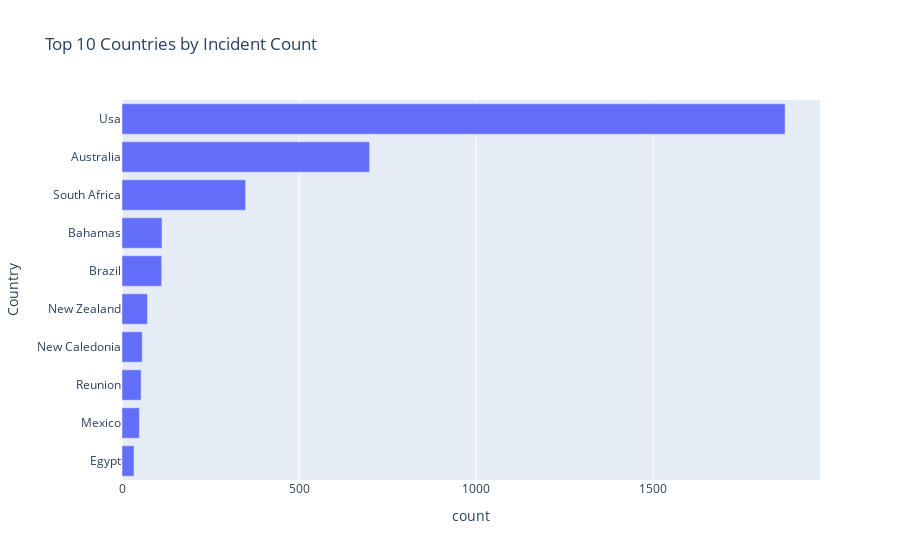

Notebook source saved alongside this figure:
### Code cell
country_counts = df_50_last_years['Country'].value_counts().reset_index()
country_counts.columns = ['Country', 'count']

# show top 10 (for example)
top_n = 10
fig = px.bar(
    country_counts.head(top_n),
    x='count', y='Country',
    orientation='h',
    title=f'Top {top_n} Countries by Incident Count'
)
fig.update_yaxes(autorange='reversed')
fig.show()

### Figure 1 — Plotly figure (JSON) as saved in the notebook; plotly's stock layout.template omitted (floating-point values rounded to 4 significant figures)
{"data": [{"alignmentgroup": "True", "hovertemplate": "count=%{x}<br>Country=%{y}<extra></extra>", "legendgroup": "", "marker": {"color": "#636efa", "pattern": {"shape": ""}}, "name": "", "offsetgroup": "", "orientation": "h", "showlegend": false, "textposition": "auto", "type": "bar", "x": [1872, 699, 349, 113, 112, 72, 57, 54, 49, 34], "xaxis": "x", "y": ["Usa", "Australia", "South Africa", "Bahamas", "Brazil", "New Zealand", "New Caledonia", "Reunion", "Mexico", "Egypt"], "yaxis": "y"}], "layout": {"barmode": "relative", "legend": {"tracegroupgap": 0}, "title": {"text": "Top 10 Countries by Incident Count"}, "xaxis": {"anchor": "y", "domain": [0, 1], "title": {"text": "count"}}, "yaxis": {"anchor": "x", "autorange": "reversed", "domain": [0, 1], "title": {"text": "Country"}}}}
